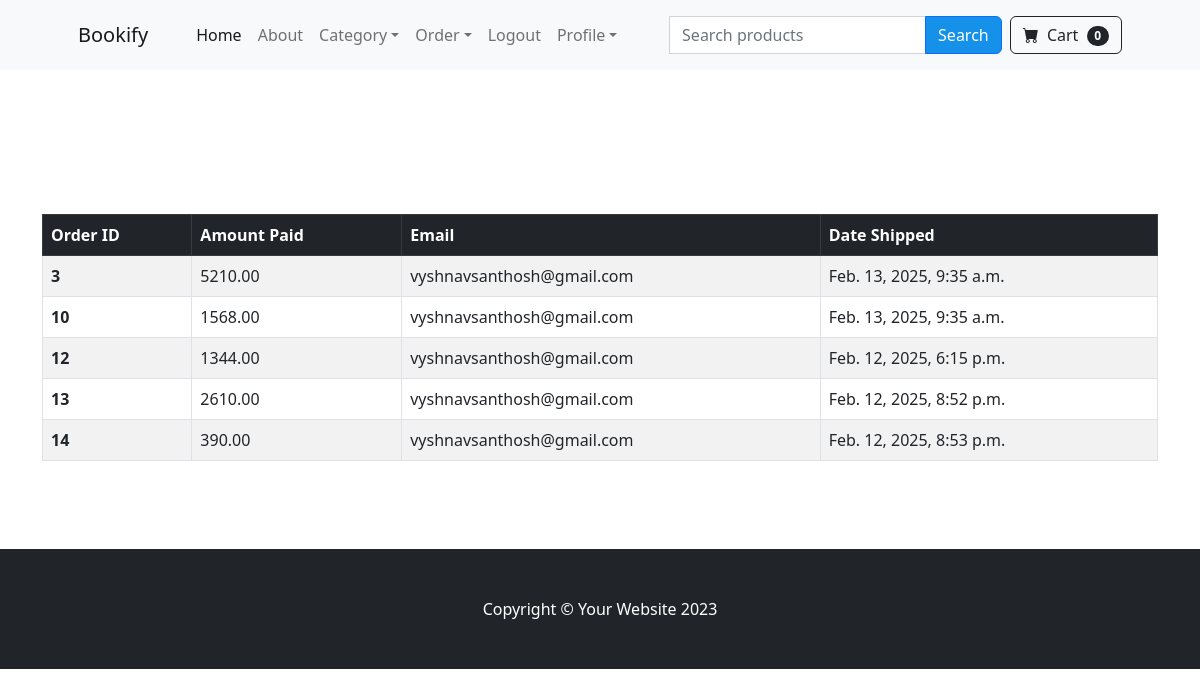
The page /payment/shipped_dashboard (signed in) on the database its author committed.
### payment/models.py (models this page shows, shortened)
class Order(models.Model):
    user = models.ForeignKey(User, on_delete=models.CASCADE)
    fullname = models.CharField(max_length=100)
    email = models.CharField(max_length=100)
    shipping_address = models.TextField()
    amount_paid = models.DecimalField(decimal_places=2, max_digits=10)
    date_ordered = models.DateTimeField(auto_now_add=True)
    shipped = models.BooleanField(default=False)
    date_shipped = models.DateTimeField(null=True, blank=True)

### payment/views.py (the view)
# urls.py: path('shipped_dashboard',  views.shipped_dashboard , name = 'shipped_dashboard'),
def shipped_dashboard(request):
    if request.user.is_authenticated and request.user.is_superuser:
        orders = Order.objects.filter(shipped = True)
        items = OrderItem.objects.filter(order__in = orders)
        return render(request, 'payment/shipped_dashboard.html', {'orders': orders, 'items': items})
    else:
        return render(request, 'payment/home.html',)

### cart/cart.py (called while the page is built)
    def __len__(self):
        return len(self.cart)

### cart/context_processors.py (called while the page is built)
def cart(request):
    return {'cart': Cart(request)}

### payment/templates/payment/shipped_dashboard.html
{% extends "base.html" %}
{% load static %}
{% block content %}
<br>
<br>
<br>
<br>
<br>
<br>
<div class="container ">
    <table class="table table-striped table-hover table-bordered">
        <thead class="table-dark">
          <tr>
            <th scope="col">Order ID</th>
            <th scope="col">Amount Paid</th>
            <th scope="col">Email</th>
            <th scope="col">Date Shipped</th>
        </tr>
    </thead>
    <tbody>
        {% for order in orders %}
            <tr onclick="location.href='{% url 'order_details' order.id %}';" style="cursor: pointer;">
                <th scope="row">{{ order.id }}</th>
                <td>{{ order.amount_paid }}</td>
                <td>{{ order.email }}</td>
                <td>{{ order.date_shipped }}</td>
            </tr>
        {% endfor %}
    </tbody>
      </table>
</div>
<br>
<br>
<br>
{% endblock %}

### rows shown on the page
Order: id "3", amount_paid "5210.00", email "vyshnavsanthosh@gmail.com", date_shipped "Feb. 13, 2025, 9:35 a.m."
Order: id "10", amount_paid "1568.00", email "vyshnavsanthosh@gmail.com", date_shipped "Feb. 13, 2025, 9:35 a.m."
Order: id "12", amount_paid "1344.00", email "vyshnavsanthosh@gmail.com", date_shipped "Feb. 12, 2025, 6:15 p.m."
Order: id "13", amount_paid "2610.00", email "vyshnavsanthosh@gmail.com", date_shipped "Feb. 12, 2025, 8:52 p.m."
Order: id "14", amount_paid "390.00", email "vyshnavsanthosh@gmail.com", date_shipped "Feb. 12, 2025, 8:53 p.m."

### other values the page prints
{{ cart|length }} "0"
